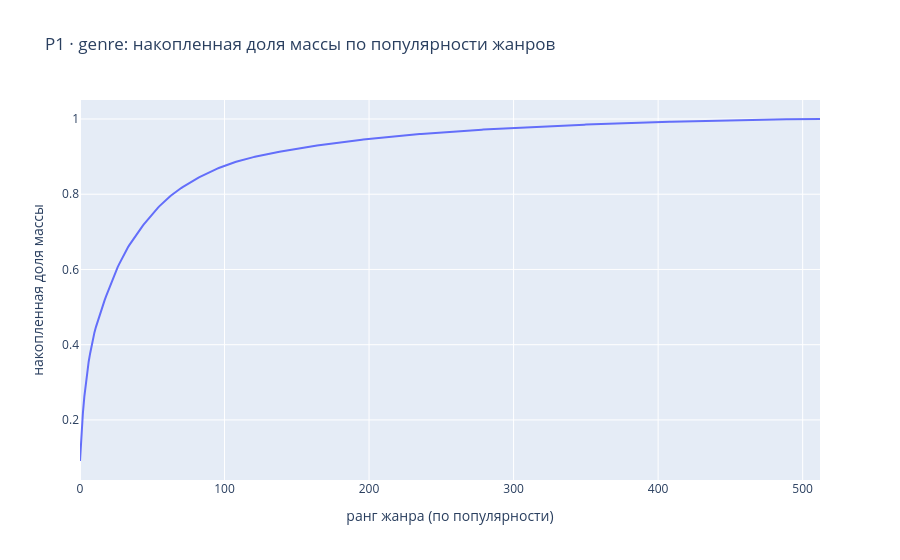

The notebook cell saved with this chart:
### Markdown cell above
## 2. Концентрация глобального prior'а

Если интерес сосредоточен на немногих жанрах глобально, то сильный неперсональный baseline (популярность) уже объясняет много, и персональной компоненте нужно бить именно его.

### Code cell
# глобальная популярность жанра = суммарная масса интереса по всем (user, день)
pop = (lab.group_by("genre").agg(pl.col("weight").sum().alias("mass"))
          .sort("mass", descending=True)
          .with_columns((pl.col("mass") / pl.col("mass").sum()).alias("share")))
pop = pop.with_columns(pl.col("share").cum_sum().alias("cum_share")).with_row_index("rank")

for k in [10, 20, 50, 100]:
    print(f"top-{k:>3} жанров покрывают {pop['cum_share'][k-1]*100:5.1f}% всей массы интереса")

fig = px.line(pop.to_pandas(), x="rank", y="cum_share",
              title="P1 · genre: накопленная доля массы по популярности жанров")
fig.update_layout(xaxis_title="ранг жанра (по популярности)", yaxis_title="накопленная доля массы")
fig.show()

### Figure 1 — Plotly figure (JSON) as saved in the notebook; plotly's stock layout.template omitted (floating-point values rounded to 4 significant figures; data arrays with more than 128 entries replaced by an {"elided": "..."} marker saying what was removed)
{"data": [{"hovertemplate": "rank=%{x}<br>cum_share=%{y}<extra></extra>", "legendgroup": "", "line": {"color": "#636efa", "dash": "solid"}, "marker": {"symbol": "circle"}, "mode": "lines", "name": "", "orientation": "v", "showlegend": false, "type": "scatter", "x": {"elided": "513 int values"}, "xaxis": "x", "y": {"elided": "513 float values"}, "yaxis": "y"}], "layout": {"legend": {"tracegroupgap": 0}, "title": {"text": "P1 · genre: накопленная доля массы по популярности жанров"}, "xaxis": {"anchor": "y", "domain": [0, 1], "title": {"text": "ранг жанра (по популярности)"}}, "yaxis": {"anchor": "x", "domain": [0, 1], "title": {"text": "накопленная доля массы"}}}}
